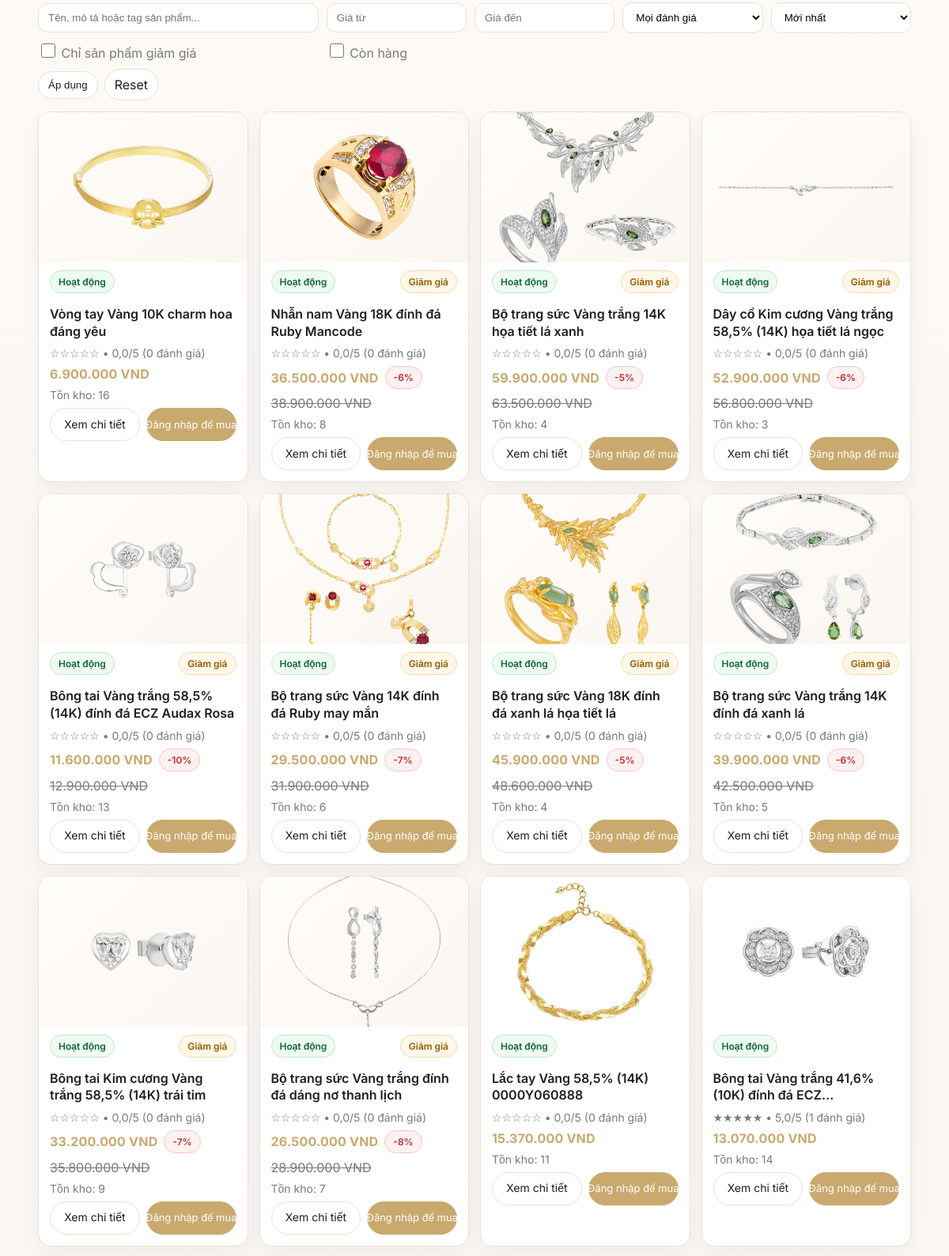
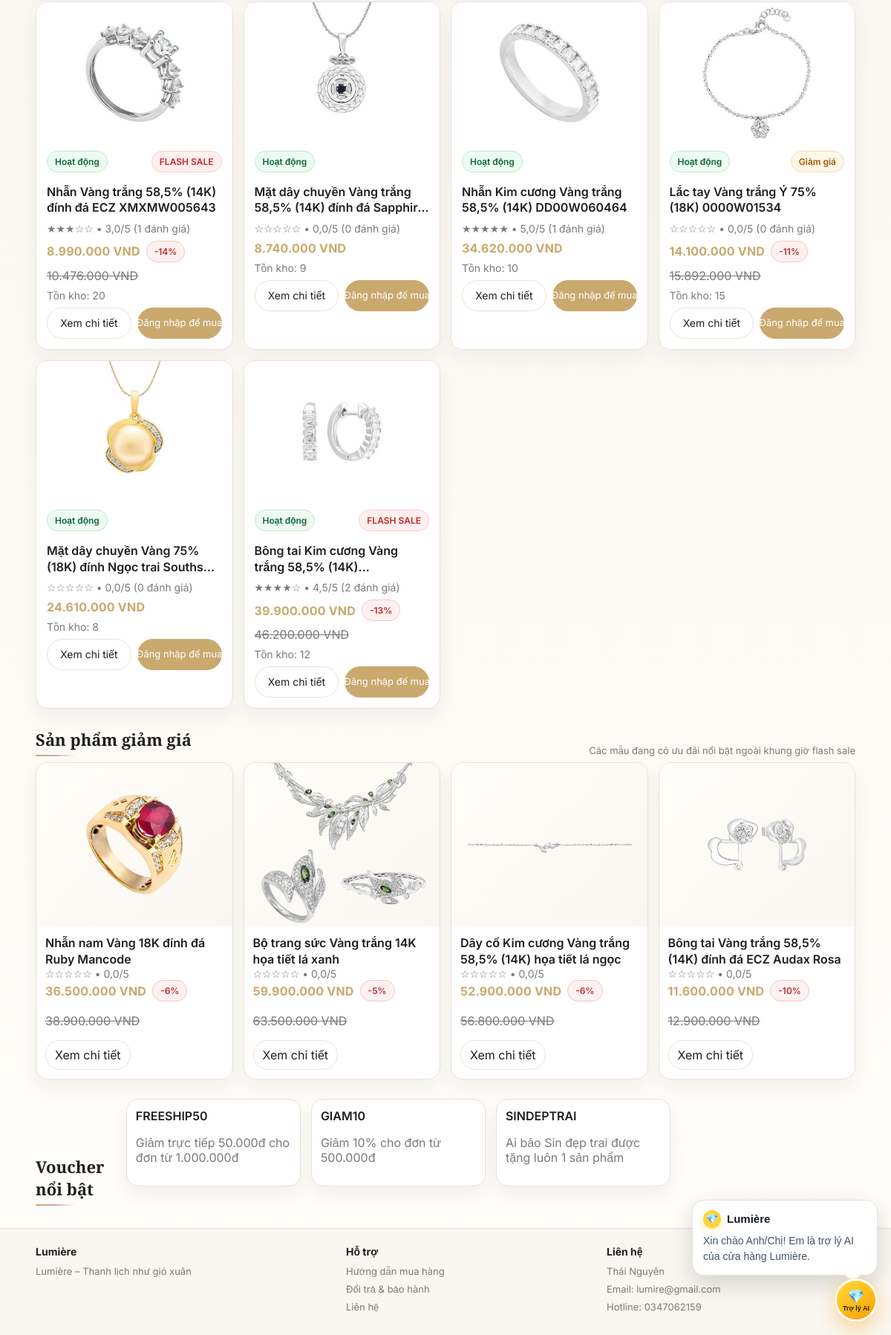
Before: / (lower part) with the older database file (2 pictures, top to bottom).
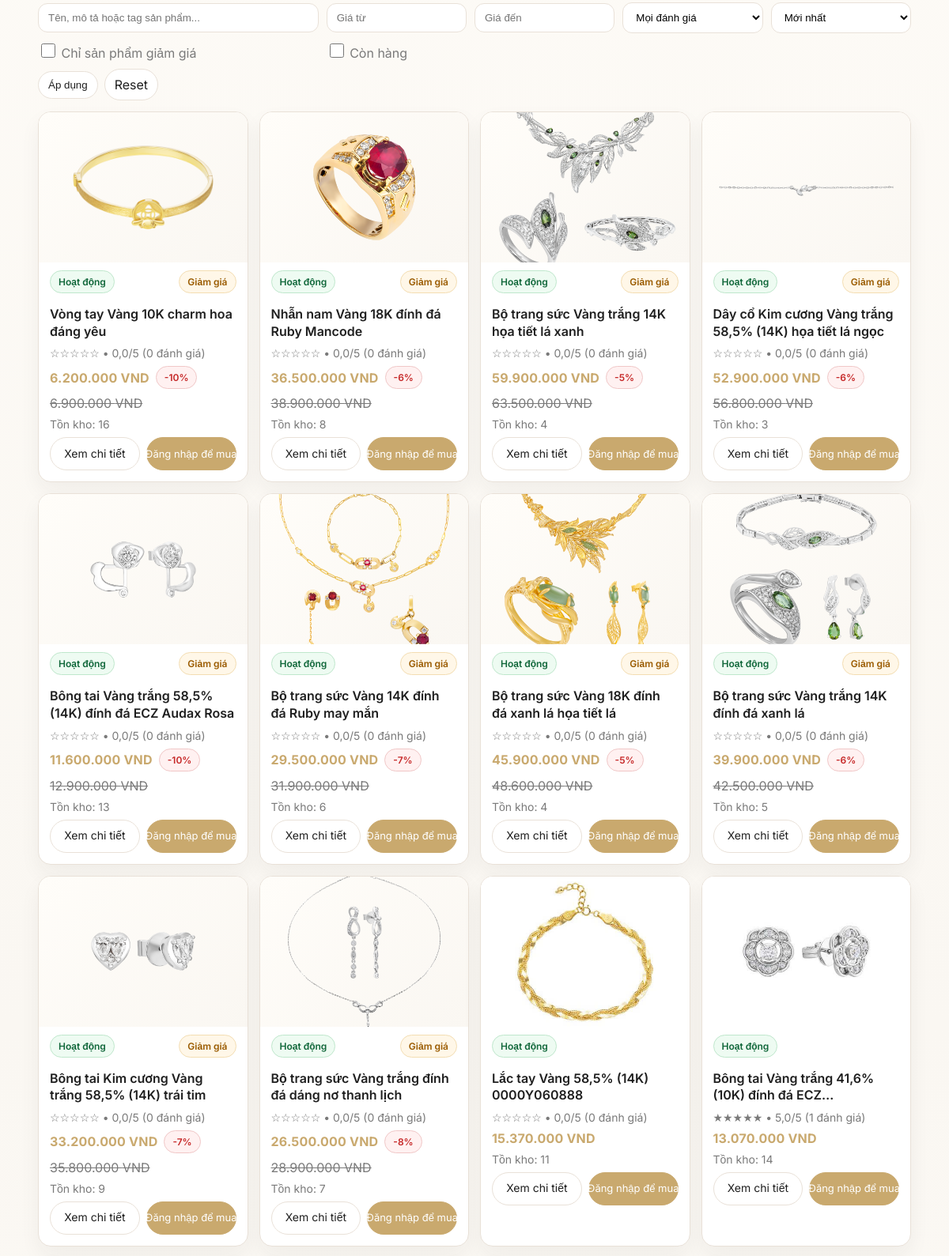
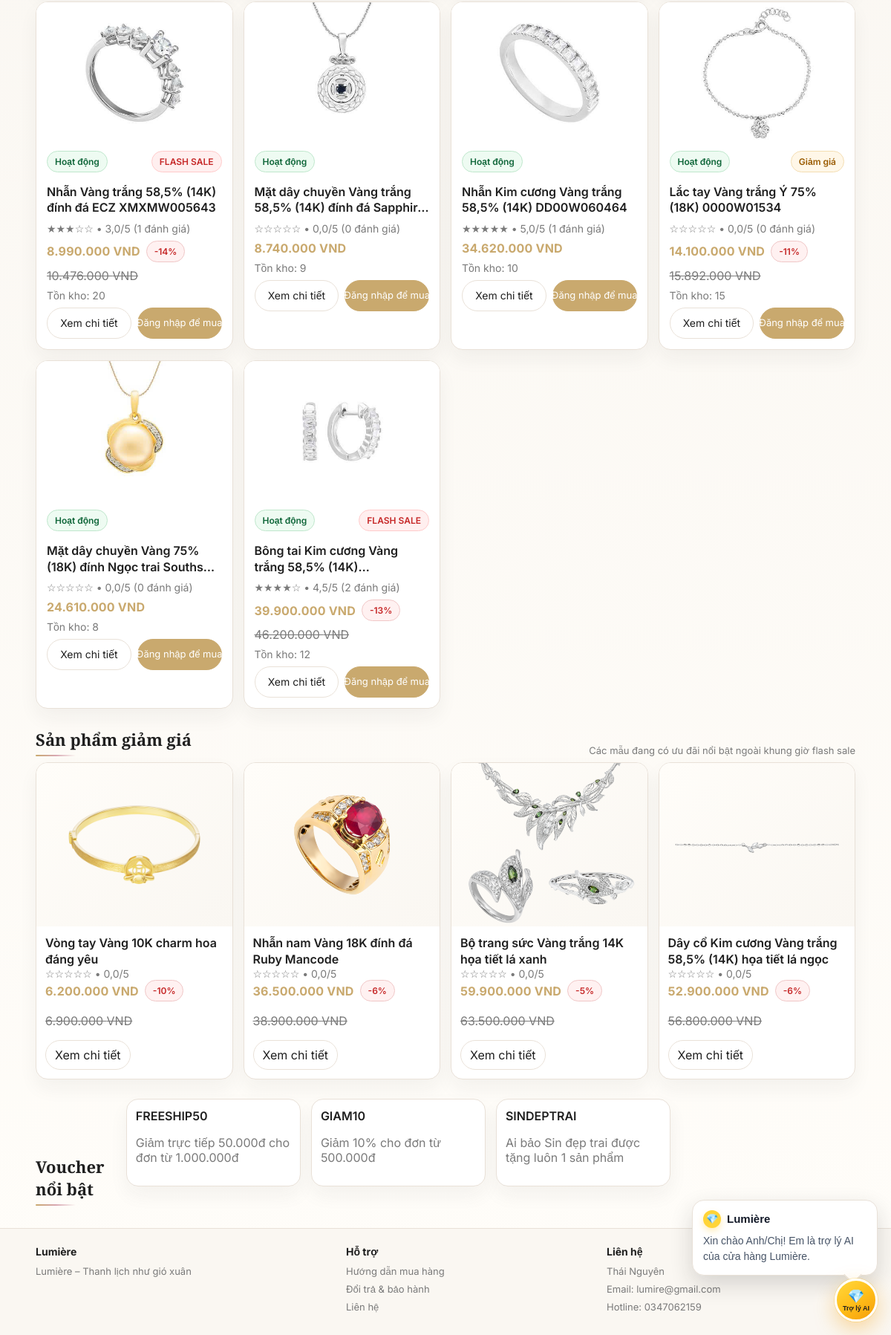
After: the same page with the newer database file (2 pictures, top to bottom).
### shop/models.py (models this page shows, shortened)
class SanPham(models.Model):
    TRANG_THAI = [
        ("active", "Hoạt động"),
        ("inactive", "Ngừng kinh doanh"),
    ]
    ten = models.CharField(max_length=100)
    gia = models.IntegerField(default=0)
    gia_khuyen_mai = models.IntegerField(blank=True, null=True)
    flash_sale_price = models.IntegerField(blank=True, null=True)
    flash_sale_start = models.DateTimeField(blank=True, null=True)
    flash_sale_end = models.DateTimeField(blank=True, null=True)
    anh = models.ImageField(upload_to="sanpham/", blank=True, null=True)
    search_tags = models.CharField(max_length=255, blank=True, default="")
    mo_ta = models.TextField(blank=True, default="")
    ton_kho = models.IntegerField(default=10)
    trang_thai = models.CharField(max_length=20, choices=TRANG_THAI, default="active")
    @property
    def dang_giam_gia(self) -> bool:
        return self.gia_khuyen_mai is not None and int(self.gia_khuyen_mai or 0) > 0 and int(self.gia_khuyen_mai) < int(self.gia or 0)
    @property
    def co_flash_sale_cai_dat(self) -> bool:
        return (
            self.flash_sale_price is not None
            and int(self.flash_sale_price or 0) > 0
            and int(self.flash_sale_price) < int(self.gia or 0)
        )
    @property
    def dang_flash_sale(self) -> bool:
        if not self.co_flash_sale_cai_dat:
            return False
        now = timezone.now()
        if self.flash_sale_start and now < self.flash_sale_start:
            return False
        if self.flash_sale_end and now > self.flash_sale_end:
            return False
        return True
    @property
    def gia_hien_tai(self) -> int:
        if self.dang_flash_sale:
            return int(self.flash_sale_price)
        if self.dang_giam_gia:
            return int(self.gia_khuyen_mai)
        return int(self.gia or 0)
    @property
    def so_tien_giam(self) -> int:
        return max(int(self.gia or 0) - self.gia_hien_tai, 0)
    @property
    def phan_tram_giam(self) -> int:
        gia = int(self.gia or 0)
        if gia <= 0 or self.so_tien_giam <= 0:
            return 0
        return max((self.so_tien_giam * 100) // gia, 0)
    @property
    def review_count(self) -> int:
        return int(getattr(self, "review_count_value", None) or self.reviews.filter(is_visible=True).count())
    @property
    def average_rating(self) -> float:
        annotated = getattr(self, "average_rating_value", None)
        if annotated is not None:
            return float(annotated or 0)
        return float(self.reviews.filter(is_visible=True).aggregate(avg=Avg("rating")).get("avg") or 0)
    @property
    def rating_stars(self) -> str:
        avg = self.average_rating
        full = int(round(avg))
        full = max(min(full, 5), 0)
        return "★" * full + "☆" * (5 - full)

class Voucher(models.Model):
    DISCOUNT_TYPES = [
        ("percent", "Giảm theo %"),
        ("fixed", "Giảm số tiền cố định"),
    ]
    code = models.CharField(max_length=30, unique=True)
    title = models.CharField(max_length=100, default="")
    description = models.CharField(max_length=255, blank=True, default="")
    discount_type = models.CharField(max_length=20, choices=DISCOUNT_TYPES, default="percent")
    value = models.IntegerField(default=0)
    min_order_value = models.IntegerField(default=0)
    max_discount = models.IntegerField(default=0)
    usage_limit = models.IntegerField(default=0)
    used_count = models.IntegerField(default=0)
    active = models.BooleanField(default=True)
    starts_at = models.DateTimeField(blank=True, null=True)
    ends_at = models.DateTimeField(blank=True, null=True)
    created_at = models.DateTimeField(auto_now_add=True)
    class Meta:
        ordering = ["code"]

### shop/views.py (the view)
# urls.py: path("", views.home, name="home"),
def home(request):
    seed_sample_products()
    seed_sample_vouchers()
    q = request.GET.get("q", "").strip()
    sort = request.GET.get("sort", "newest").strip()
    min_price = _parse_int_param(request.GET.get("min_price"), None)
    max_price = _parse_int_param(request.GET.get("max_price"), None)
    sale_only = request.GET.get("sale_only") == "1"
    in_stock = request.GET.get("in_stock") == "1"
    min_rating = _parse_int_param(request.GET.get("min_rating"), 0) or 0
    if sort not in PRODUCT_SORTS:
        sort = "newest"
    now = timezone.now()
    ds_qs = _annotated_catalog_queryset(apply_product_filters(SanPham.objects.filter(trang_thai="active"), q=q, sort=sort))
    ds = list(ds_qs)
    if sort == "rating_desc":
        ds.sort(key=lambda p: (float(p.average_rating or 0), int(p.review_count or 0), p.id), reverse=True)
    elif sort == "price_asc":
        ds.sort(key=lambda p: (int(p.gia_hien_tai or 0), p.id))
    elif sort == "price_desc":
        ds.sort(key=lambda p: (int(p.gia_hien_tai or 0), p.id), reverse=True)
    ds = _filter_products_for_catalog(ds, min_price=min_price, max_price=max_price, sale_only=sale_only, in_stock=in_stock, min_rating=min_rating)
    flash_sale_products = list(_annotated_catalog_queryset(SanPham.objects.filter(
        models.Q(flash_sale_start__isnull=True) | models.Q(flash_sale_start__lte=now),
        models.Q(flash_sale_end__isnull=True) | models.Q(flash_sale_end__gte=now),
        trang_thai="active",
        flash_sale_price__isnull=False,
        flash_sale_price__gt=0,
        flash_sale_price__lt=models.F("gia"),
    ).order_by("flash_sale_end", "-id")[:4]))
    discounted_products = list(_annotated_catalog_queryset(SanPham.objects.filter(
        trang_thai="active",
        gia_khuyen_mai__isnull=False,
        gia_khuyen_mai__gt=0,
    ).exclude(gia_khuyen_mai__gte=models.F("gia")).exclude(id__in=[p.id for p in flash_sale_products]).order_by("-id")[:4]))
    return render(request, "home.html", {
        "ds": ds,
        "q": q,
        "sort": sort,
        "min_price": request.GET.get("min_price", ""),
        "max_price": request.GET.get("max_price", ""),
        "sale_only": sale_only,
        "in_stock": in_stock,
        "min_rating": int(min_rating or 0),
        "product_sort_choices": PRODUCT_SORT_CHOICES + [("rating_desc", "Đánh giá cao nhất")],
        "cart_count": cart_item_count(request.user),
        "available_vouchers": Voucher.objects.filter(active=True).order_by("code")[:5],
        "discounted_products": discounted_products,
        "flash_sale_products": flash_sale_products,
        "now": now,
    })

### shop/services.py (called while the page is built)
def seed_sample_vouchers() -> None:
    ds = [
        {
            "code": "GIAM10",
            "title": "Giảm 10%",
            "description": "Giảm 10% cho đơn từ 500.000đ",
            "discount_type": "percent",
            "value": 10,
            "min_order_value": 500_000,
            "max_discount": 300_000,
        },
        {
            "code": "FREESHIP50",
            "title": "Giảm 50.000đ",
            "description": "Giảm trực tiếp 50.000đ cho đơn từ 1.000.000đ",
            "discount_type": "fixed",
            "value": 50_000,
            "min_order_value": 1_000_000,
            "max_discount": 50_000,
        },
    ]
    for item in ds:
        Voucher.objects.update_or_create(
            code=item["code"],
            defaults={**item, "active": True},
        )

def cart_item_count(user: User) -> int:
    if not getattr(user, "is_authenticated", False):
        return 0
    return get_cart_items(user).count()

### shop/templatetags/tien.py (called while the page is built)
@register.filter
def vnd(x):
    try:
        x = int(x)
        return f"{x:,}".replace(",", ".")
    except Exception:
        return x

@register.filter
def vnd_comma(x):
    try:
        return f"{int(x):,}"
    except Exception:
        return x

### templates/home.html (shortened to what the changed rows need)
{% extends "base.html" %}
{% load static %}
{% load tien %}
{% block content %}
  <div class="grid">
    {% for sp in ds %}
      <div class="card product-card">
        <div class="thumb">
          {% if sp.anh %}<img src="{{ sp.anh.url }}" alt="{{ sp.ten }}" class="thumb-img">{% else %}JEWELRY{% endif %}
        </div>
        <div class="body">
          <div class="row" style="justify-content:space-between;gap:8px;align-items:center;flex-wrap:wrap;margin-bottom:8px;">
            <div class="status status-{{ sp.trang_thai|lower }}" style="display:inline-flex;">{{ sp.get_trang_thai_display }}</div>
            {% if sp.dang_flash_sale %}
              <span class="status" style="background:#ffefef;color:#c62828;border-color:#ffcaca;">FLASH SALE</span>
            {% elif sp.dang_giam_gia %}
              <span class="status" style="background:#fff7e8;color:#9a5b00;border-color:#f3ddb2;">Giảm giá</span>
            {% endif %}
          </div>
          <p class="name product-name">{{ sp.ten }}</p>
          <div class="muted product-rating">{{ sp.rating_stars }} • {{ sp.average_rating|floatformat:1 }}/5 ({{ sp.review_count }} đánh giá)</div>
          {% if sp.dang_flash_sale or sp.dang_giam_gia %}
            <div class="row" style="gap:8px;align-items:center;flex-wrap:wrap;">
              <p class="price" style="margin:0;">{{ sp.gia_hien_tai|vnd }} VND</p><span style="display:none;">{{ sp.gia_hien_tai|vnd_comma }}</span>
              <span class="status" style="background:#fff1f1;color:#c62828;border-color:#f0c7c7;">-{{ sp.phan_tram_giam }}%</span>
            </div>
            <p class="muted" style="text-decoration:line-through;">{{ sp.gia|vnd }} VND</p>
          {% else %}
            <p class="price">{{ sp.gia|vnd }} VND</p>
          {% endif %}
          <div class="muted product-stock">Tồn kho: {{ sp.ton_kho }}</div>
          <div class="row product-actions">
            <a class="btn" href="{% url 'chi_tiet_san_pham' sp.id %}">Xem chi tiết</a>
            {% if user.is_authenticated %}
              <form method="post" action="{% url 'add_to_cart' sp.id %}" style="display:inline;">{% csrf_token %}
                <input type="hidden" name="next" value="{% url 'home' %}">
                <button class="btn" type="submit">Thêm giỏ hàng</button>
              </form>
              <a class="btn primary" href="{% url 'dat_hang' sp.id %}">Mua ngay</a>
            {% else %}
              <a class="btn primary" href="{% url 'dang_nhap' %}">Đăng nhập để mua</a>
            {% endif %}
          </div>
        </div>
      </div>
    {% empty %}
      <div class="card" style="padding:16px;grid-column:1/-1;">Không tìm thấy sản phẩm phù hợp với bộ lọc hiện tại.</div>
    {% endfor %}
  </div>
  {% if discounted_products and not q %}
    <div class="section">
      <h2>Sản phẩm giảm giá</h2>
    </div>
    <div class="grid">
      {% for sp in discounted_products %}
        <div class="card">
          <div class="thumb">{% if sp.anh %}<img src="{{ sp.anh.url }}" alt="{{ sp.ten }}" class="thumb-img">{% endif %}</div>
          <div class="body">
            <p class="name product-name">{{ sp.ten }}</p>
            <div class="muted product-rating">{{ sp.rating_stars }} • {{ sp.average_rating|floatformat:1 }}/5</div>
            <div class="row" style="gap:8px;align-items:center;flex-wrap:wrap;">
              <p class="price" style="margin:0;">{{ sp.gia_hien_tai|vnd }} VND</p><span style="display:none;">{{ sp.gia_hien_tai|vnd_comma }}</span>
              <span class="status" style="background:#fff1f1;color:#c62828;border-color:#f0c7c7;">-{{ sp.phan_tram_giam }}%</span>
            </div>
            <p class="muted" style="text-decoration:line-through;">{{ sp.gia|vnd }} VND</p>
            <a class="btn" href="{% url 'chi_tiet_san_pham' sp.id %}">Xem chi tiết</a>
          </div>
        </div>
      {% endfor %}
    </div>
  {% endif %}
  {% if available_vouchers %}
    <div class="section" style="margin-top:26px;">
      <h2>Voucher nổi bật</h2>
      <div class="grid">
        {% for voucher in available_vouchers %}
          <div class="card"><div class="body"><p class="name">{{ voucher.code }}</p><p class="muted">{{ voucher.description }}</p></div></div>
        {% endfor %}
      </div>
    </div>
  {% endif %}
{% endblock %}

Changed rows visible on the page:
no longer on one of the page's lists (row unchanged): SanPham: ten "Bông tai Vàng trắng 58,5% (14K) đính đá ECZ Audax Rosa", rating_stars "☆☆☆☆☆", average_rating "0,0", gia_hien_tai|vnd "11.600.000", phan_tram_giam "10", gia|vnd "12.900.000"
now on one of the page's lists (row edited): SanPham: ten "Vòng tay Vàng 10K charm hoa đáng yêu", rating_stars "☆☆☆☆☆", average_rating "0,0", gia_hien_tai|vnd "6.200.000", phan_tram_giam "10", gia|vnd "6.900.000"
changed SanPham "Vòng tay Vàng 10K charm hoa đáng yêu": gia_khuyen_mai empty → 6200000 (drawn); gia_hien_tai|vnd (not shown) → "6.200.000"; phan_tram_giam (not shown) → "10"
